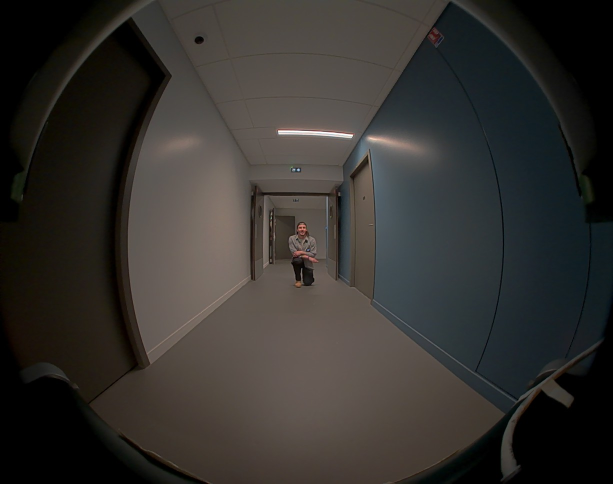
#> input picture prototyping/src/surround_yolo/test_images_damien_stich/USES_CASES/USE_CASE_1/CAMERA_1/image_0.png, 1226 x 968 px (shown at 1/2 size); its folder holds only this picture in this run
$ python image4to1FinalVersion.py
#> lines starting #> are read from the running program, lines starting #| are printed output that depends on the picture
### prototyping/src/surround_yolo/undistortPolynomial.py
import cv2
import numpy as np


class UndistortPolynomial:

    def __init__(self, num_camera):
        # Camera parameters
        self.fp = 350  # Focal length (to define)
        if num_camera == 3:  # MAC address : 3c:69:d1:00:1e:37
            self.k1 = 351.707  # Polynomial distortion coefficient k1
            self.k2 = -36.2378  # Polynomial distortion coefficient k2
            self.k3 = 110.642  # Polynomial distortion coefficient k3
            self.k4 = -128.26  # Polynomial distortion coefficient k4
            self.k5 = 76.3589  # Polynomial distortion coefficient k5
            self.k6 = -18.3229  # Polynomial distortion coefficient k6
            self.Ox = 1.12514  # Offset point x
            self.Oy = -1.41038  # Offset point y
            self.aspect = 1.00037  # Aspect ratio
        elif num_camera == 1:  # MAC address : 3c:69:d1:00:1e:2a
            self.k1 = 350.239
            self.k2 = -17.2696
            self.k3 = 62.8516
            self.k4 = -72.9264
            self.k5 = 46.6648
            self.k6 = -12.2389
            self.Ox = -6.74071
            self.Oy = -8.05803
            self.aspect = 0.997769
        elif num_camera == 2:  # MAC address : 3c:69:d1:00:1e:2d
            self.k1 = 350.67
            self.k2 = -21.8104
            self.k3 = 75.5397
            self.k4 = -87.4609
            self.k5 = 54.1823
            self.k6 = -13.7281
            self.Ox = -5.55253
            self.Oy = 1.74807
            self.aspect = 0.998924
        elif num_camera == 4:  # MAC address : 3c:69:d1:00:1e:3f
            self.k1 = 350.324
            self.k2 = -21.0391
            self.k3 = 74.5099
            self.k4 = -89.1511
            self.k5 = 56.6033
            self.k6 = -14.4841
            self.Ox = -3.55022
            self.Oy = 3.77132
            self.aspect = 0.999075
        else:
            print(f"Le numero {num_camera} ne correspond à aucune camera du système."
                  f"Les paramètres caméra de la classe ont été mis pour la caméra 1")
            self.k1 = 350.239
            self.k2 = -17.2696
            self.k3 = 62.8516
            self.k4 = -72.9264
            self.k5 = 46.6648
            self.k6 = -12.2389
            self.Ox = -6.74071
            self.Oy = -8.05803
            self.aspect = 0.997769

    def undistort_image(self, image, cylindricalCorrection=True):
        # Convert image to grayscale (to get image size)
        gray = cv2.cvtColor(image, cv2.COLOR_BGR2GRAY)

        # Get image size
        h, w = gray.shape[:2]

        # Generate normalized grid of pixel coordinates
        xn, yn = np.meshgrid(np.arange(w), np.arange(h))
        xn = xn.astype(np.float32)
        yn = yn.astype(np.float32)
        Pz = -1

        # Express coordinate from the center of the image
        xn = xn - (w / 2)
        yn = yn - (h / 2)

        # Convert pixel coordinates to normalized coordinates
        Px = xn * -Pz / self.fp
        Py = yn * -Pz / self.fp

        # Apply (or not) cylindrical correction
        if cylindricalCorrection:
            Pz = -np.cos(Px)
            Px = np.sin(Px)

        # Compute the incident angle
        theta = np.arccos(-Pz / np.sqrt(Px ** 2 + Py ** 2 + Pz ** 2))
        # theta = np.arctan2(np.sqrt(Px**2 + Py**2), -Pz)
        theta2 = theta * theta
        theta3 = theta2 * theta

        # Apply distortion equation
        r = self.k1 * theta + self.k2 * theta2 + self.k3 * theta3 + self.k4 * theta2 * theta2 + self.k5 * theta2 * theta3 + self.k6 * theta3 * theta3

        # Compute corresponding coordinates into the distorted image
        PxPrim = w / 2 + self.Ox + r * Px / np.sqrt(Px ** 2 + Py ** 2)
        PyPrim = h / 2 - self.Oy + self.aspect * r * Py / np.sqrt(Px ** 2 + Py ** 2)

        # Interpolate to obtain the undistorted image
        undistorted = cv2.remap(image, PxPrim, PyPrim, interpolation=cv2.INTER_LINEAR)

        # fill optical center
        undistorted[int(h / 2), int(w / 2)] = image[int(h / 2), int(w / 2)]

        return undistorted

### prototyping/src/surround_yolo/homography.py
import numpy as np
import cv2 as cv


class Homography:
    def __init__(self, M1=None, M2=None):
        if M1 is None or M2 is None:
            self.M1 = np.array(np.eye(3))
            self.M2 = np.array(np.eye(3))
        else:
            self.M1 = M1
            self.M2 = M2

    def apply_homography(self, img_gauche, img_centre, img_droite):

        result1 = cv.warpPerspective(img_gauche, self.M1,
                                     (img_centre.shape[1] + img_gauche.shape[1], img_gauche.shape[0]))

        result2 = cv.warpPerspective(img_droite, self.M2,
                                     (img_centre.shape[1] + img_droite.shape[1], img_droite.shape[0]))

        # Copier l'image 1 sur l'image
        result1[:img_centre.shape[0], img_centre.shape[1]:] = img_centre

        # Crop l'emplacement de l'image 1 sur l'image
        result2 = result2[:, img_centre.shape[1]:]

        result = np.concatenate((result1, result2), axis=1)

        result = result[:, 650:result.shape[1] - 550]

        return result

### prototyping/src/surround_yolo/image4to1FinalVersion.py
import time
import cv2 as cv
import os
import prototyping.src.surround_yolo.undistortPolynomial as undistortPolynomial
import prototyping.src.surround_yolo.homography as homography
import numpy as np


class image4to1_V4():

    def undistort_and_stich(self, path_all_use_cases="test_images_damien_stich/USES_CASES",
                            folder_save="test_images_damien_stich/resultats"):
        '''
            Undistort image and stich for already stored images
        '''
#> called with path_all_use_cases = 'test_images_damien_stich/USES_CASES', folder_save = 'test_images_damien_stich/resultats'

        up1 = undistortPolynomial.UndistortPolynomial(1)
        up2 = undistortPolynomial.UndistortPolynomial(2)
        up3 = undistortPolynomial.UndistortPolynomial(3)
        up4 = undistortPolynomial.UndistortPolynomial(4)

        M1 = np.array([[1.33385533e+00, -2.09343873e-01, 7.14895389e+02],
                       [3.13458029e-01, 1.00740937e+00, -6.92486966e+01],
                       [5.57695060e-04, - 2.23578602e-04, 1.00000000e+00]])

        M2 = np.array([[1.61827928e+00, -8.66375625e-02, 5.36091267e+02],
                       [-7.88738898e-03, 9.38739975e-01, 1.01538669e+00],
                       [3.51352043e-04, -1.58623768e-04, 1.00000000e+00]])

        h = homography.Homography(M1, M2)
        path_each_use_cases = [d for d in os.listdir(path_all_use_cases) if
                               os.path.isdir(os.path.join(path_all_use_cases, d))]

        for each_use_case in path_each_use_cases:
            path = os.path.join(path_all_use_cases, each_use_case)
            directories = [d for d in os.listdir(path) if os.path.isdir(os.path.join(path, d))]

            path_cam_1 = os.path.join(path, directories[0])
            list_path_cam_1 = []

            path_cam_2 = os.path.join(path, directories[1])
            list_path_cam_2 = []

            path_cam_3 = os.path.join(path, directories[3])
            list_path_cam_3 = []

            path_cam_4 = os.path.join(path, directories[2])
            list_path_cam_4 = []

            for images in os.listdir(path_cam_1):
                if images.endswith(".png"):
                    list_path_cam_1.append(images)

            for images in os.listdir(path_cam_2):
                if images.endswith(".png"):
                    list_path_cam_2.append(images)

            for images in os.listdir(path_cam_3):
                if images.endswith(".png"):
                    list_path_cam_3.append(images)

            for images in os.listdir(path_cam_4):
                if images.endswith(".png"):
                    list_path_cam_4.append(images)

            nb_img_in_use_case = np.min(
                [len(list_path_cam_1), len(list_path_cam_2), len(list_path_cam_3), len(list_path_cam_4)])
            for i in range(nb_img_in_use_case):
                strImg = f"/image_{i}.png"

                img1 = cv.imread(os.path.join(path, directories[0] + strImg))
#> img1 is the input picture: shape (968, 1226, 3); mean B, G, R 46.5, 49.7, 52
                start_time = time.time()
                undistort_img1 = up1.undistort_image(img1)
#> in undistort_image, `Pz = -np.cos(Px)`:
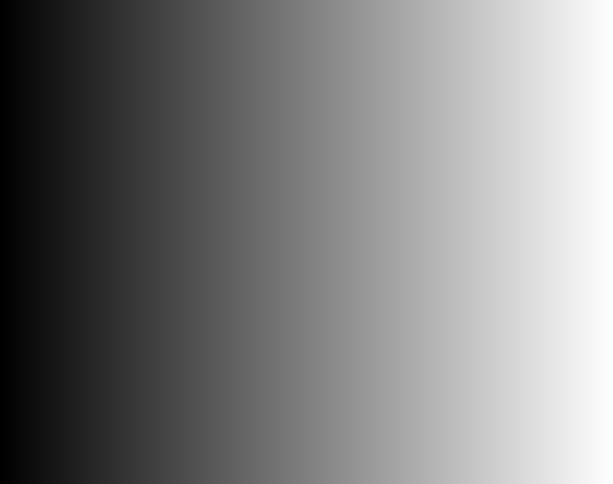
#> Px: shape (968, 1226) float32 (shown at 1/2 size); min -1.75, max 1.75, mean -0.00143; drawn with min black and max white
#> in undistort_image, `undistorted[int(h / 2), int(w / 2)] = image[int(h / 2), int(w / 2)]`: undistorted: shape (968, 1226, 3); mean B, G, R 54, 57.6, 60.7
                end_time = time.time()
                print(end_time - start_time)

                img2 = cv.imread(os.path.join(path, directories[1] + strImg))
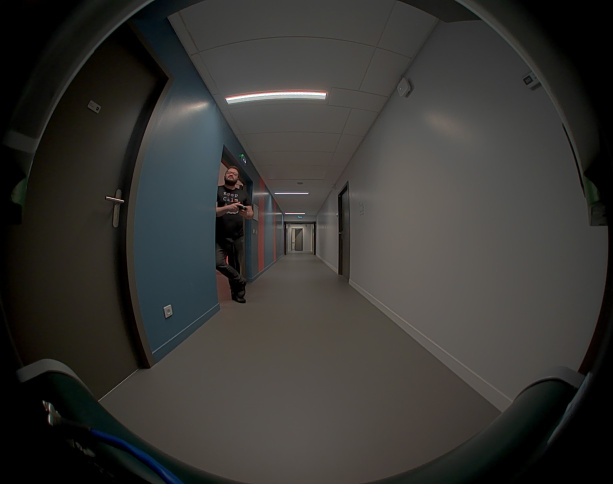
#> input picture prototyping/src/surround_yolo/test_images_damien_stich/USES_CASES/USE_CASE_1/CAMERA_2/image_0.png, 1226 x 968 px (shown at 1/2 size)
#> img2 is the input picture: shape (968, 1226, 3); mean B, G, R 50.8, 53.9, 54.8
                undistort_img2 = up2.undistort_image(img2)
#> in undistort_image (call 2), `undistorted[int(h / 2), int(w / 2)] = image[int(h / 2), int(w / 2)]`: undistorted: shape (968, 1226, 3); mean B, G, R 58, 61.3, 62.6

                img3 = cv.imread(os.path.join(path, directories[3] + strImg))
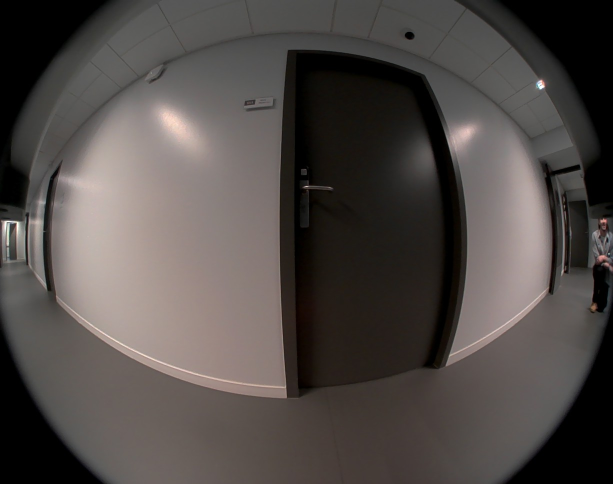
#> input picture prototyping/src/surround_yolo/test_images_damien_stich/USES_CASES/USE_CASE_1/CAMERA_4/image_0.png, 1226 x 968 px (shown at 1/2 size)
#> img3 is the input picture: shape (968, 1226, 3); mean B, G, R 71.9, 74.8, 80.6
                undistort_img3 = up3.undistort_image(img3)
#> in undistort_image (call 3), `undistorted[int(h / 2), int(w / 2)] = image[int(h / 2), int(w / 2)]`: undistorted: shape (968, 1226, 3); mean B, G, R 76.6, 79.9, 86.4

                img4 = cv.imread(os.path.join(path, directories[2] + strImg))
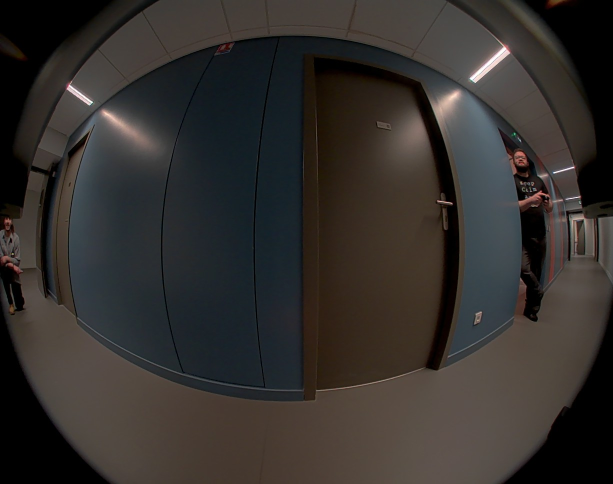
#> input picture prototyping/src/surround_yolo/test_images_damien_stich/USES_CASES/USE_CASE_1/CAMERA_3/image_0.png, 1226 x 968 px (shown at 1/2 size)
#> img4 is the input picture: shape (968, 1226, 3); mean B, G, R 45.1, 47.9, 51.5
                undistort_img4 = up4.undistort_image(img4)
#> in undistort_image (call 4), `undistorted[int(h / 2), int(w / 2)] = image[int(h / 2), int(w / 2)]`: undistorted: shape (968, 1226, 3); mean B, G, R 48.6, 51.5, 55.1

                # Stiching
                # Ordre des images pour les cam : 4 1 3 2
                start_time = time.time()
                image_fusionnee = h.apply_homography(undistort_img4, undistort_img1, undistort_img3)
#> in apply_homography, `result1[:img_centre.shape[0], img_centre.shape[1]:] = img_centre`:
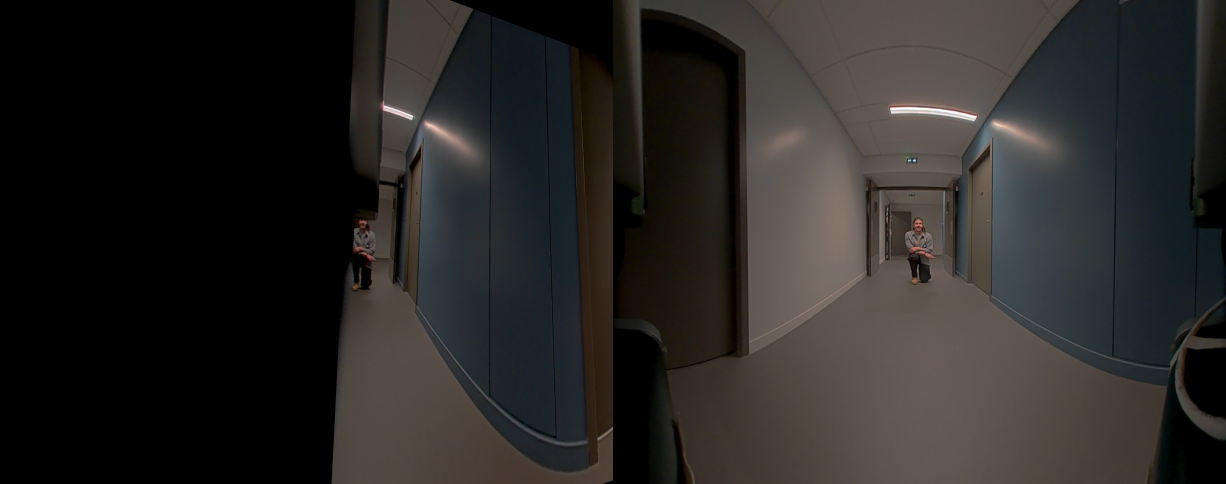
#> result1: shape (968, 2452, 3) (shown at 1/2 size); mean B, G, R 36.7, 38.7, 40.5
#> in apply_homography, `result2 = result2[:, img_centre.shape[1]:]`:
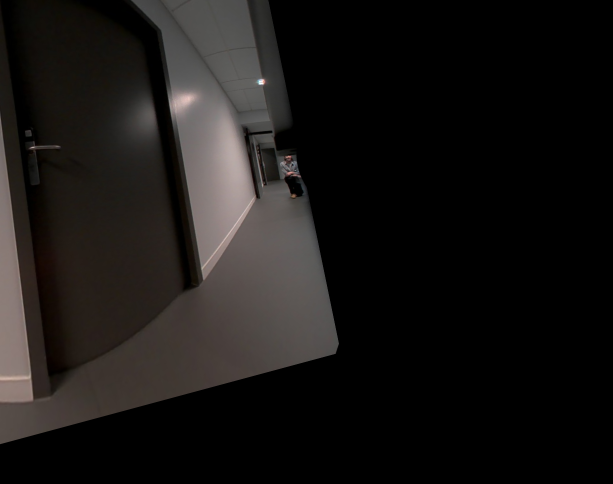
#> result2: shape (968, 1226, 3) (shown at 1/2 size); mean B, G, R 20.9, 22.3, 24.6
#> in apply_homography, `result = result[:, 650:result.shape[1] - 550]`:
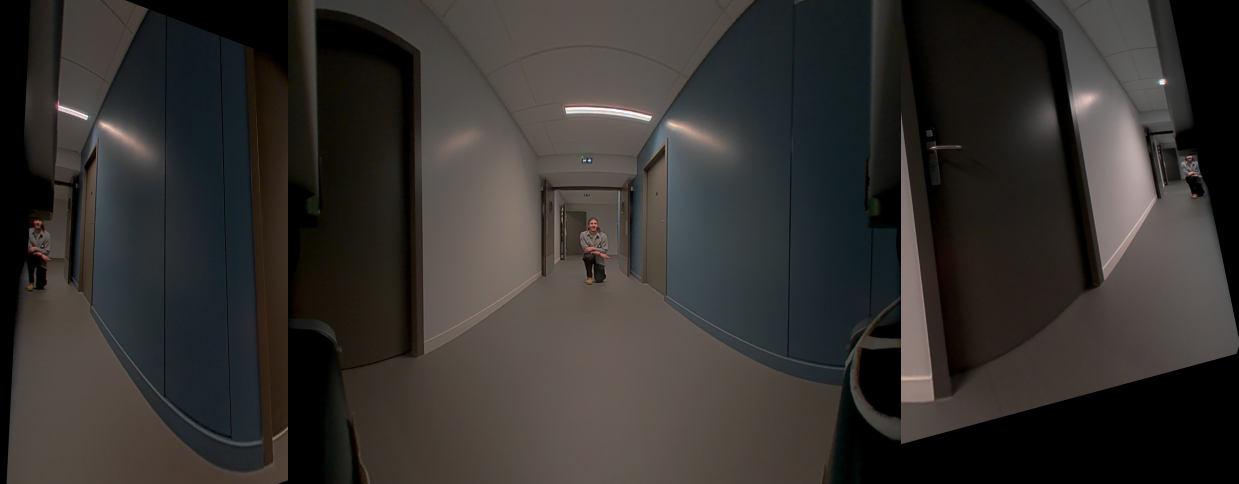
#> result: shape (968, 2478, 3) (shown at 1/2 size); mean B, G, R 46.6, 49.3, 52.3
                end_time = time.time()
                print(end_time - start_time)

                if not os.path.exists(os.path.join(folder_save, each_use_case)):
                    os.makedirs(os.path.join(folder_save, each_use_case))
                cv.imwrite(os.path.join(folder_save, each_use_case + strImg), image_fusionnee)


if __name__ == "__main__":
    i = image4to1_V4()
    i.undistort_and_stich()
